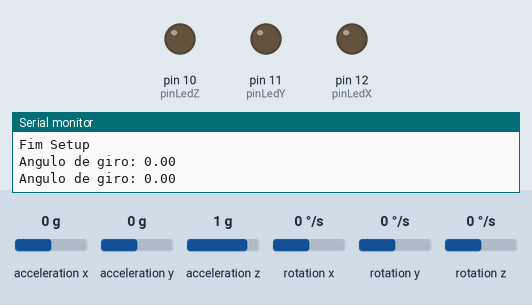
Simulated run of this sketch. Board: Arduino Uno, built with avr-gcc and run on an emulated ATmega328P. On the bench: output pins drawn as LEDs (lit = HIGH), the last lines printed to the serial monitor. The inputs (shaded band) are chosen by the test bench; at power-on: acceleration x 0 g, acceleration y 0 g, rotation z 0 °/s, acceleration z 1 g, rotation x 0 °/s, rotation y 0 °/s.

Above: at 4.7 s.
4.8 s: acceleration x set to -0.3 g
6.3 s: acceleration x set to -0.6 g
At 7.2 s:
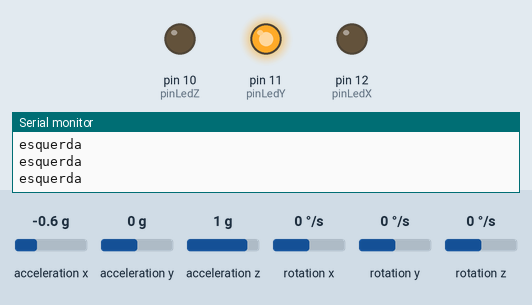
7.8 s: acceleration y set to -0.4 g
10.8 s: acceleration y set to -0.7 g
At 11.4 s:
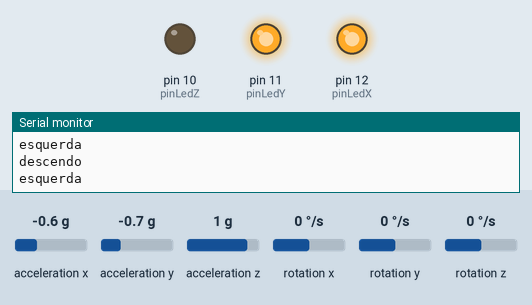
12.3 s: acceleration x set to 0 g
At 13.3 s:
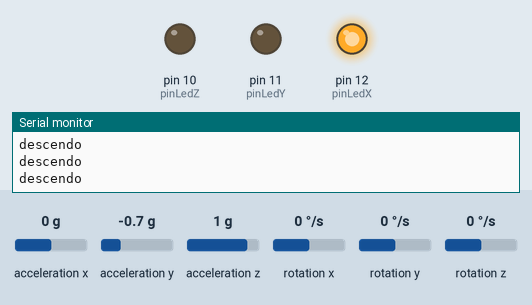
13.8 s: rotation z set to 15 °/s
16.8 s: rotation z set to 19 °/s
At 18.5 s:
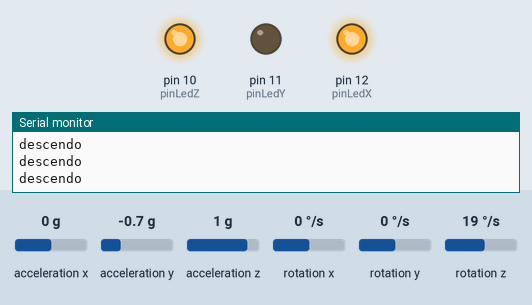
Timing chart, 0 to 19.5 s (numbered marks = the images above; inputs shaded):
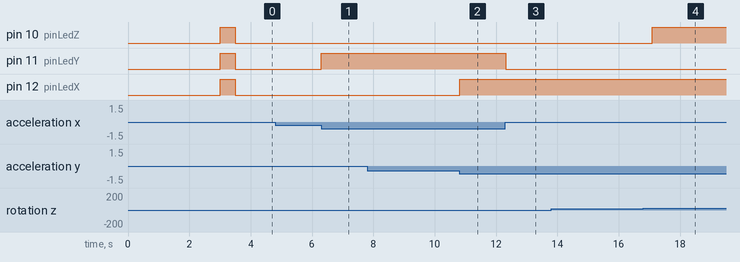

Measured:
- the behaviour switches between -0.4 and -0.5 g on acceleration x (found by bisection; images 0 and 1)
- the behaviour switches between -0.5 and -0.6 g on acceleration y (found by bisection; images 1 and 2)
- the behaviour switches between 16 and 17 °/s on rotation z (found by bisection; images 3 and 4)
- after the input at 6.3 s, pin 11 (pinLedY): LOW → HIGH at once
- after the input at 10.8 s, pin 12 (pinLedX): LOW → HIGH at once
- after the input at 12.3 s, pin 11 (pinLedY): HIGH → LOW at once

The sketch:

acelerometroLED.ino
```cpp
#include <MPU6050_tockn.h>
#include <Wire.h>

#define pinLedX 12
#define pinLedY 11
#define pinLedZ 10

#define MPU6050_ADDR         0x68
//#define MPU6050_ADDR         0x69

#define DEBUG
MPU6050 mpu6050(Wire);

float anguloX;
float anguloY;
float anguloZ;

unsigned long controleTempo;

void setup() {
  Serial.begin(9600);

  Wire.begin();
  mpu6050.begin();
  mpu6050.calcGyroOffsets(false);

  pinMode(pinLedX,OUTPUT);
  pinMode(pinLedY,OUTPUT);
  pinMode(pinLedZ,OUTPUT);

  digitalWrite(pinLedX,HIGH);
  digitalWrite(pinLedY,HIGH);
  digitalWrite(pinLedZ,HIGH);
  delay(500);
  digitalWrite(pinLedX,LOW);
  digitalWrite(pinLedY,LOW);
  digitalWrite(pinLedZ,LOW);


  #ifdef DEBUG
  Serial.println("Fim Setup");
  #endif

}

void loop() {
  mpu6050.update();

  anguloX = mpu6050.getAngleX();
  anguloY = mpu6050.getAngleY();
  anguloZ = mpu6050.getAngleZ();

  if (anguloX >= 25){
    Serial.println("subindo");
    digitalWrite(pinLedX,HIGH);
  } else if (anguloX <= -25){
    Serial.println("descendo");
    digitalWrite(pinLedX,HIGH);
  }else {
    digitalWrite(pinLedX,LOW);
  }

  if (anguloY >= 25){
    Serial.println("esquerda");
    digitalWrite(pinLedY,HIGH);
  } else if (anguloY <= -25){
    Serial.println("direita");
    digitalWrite(pinLedY,HIGH);
  }else {
    digitalWrite(pinLedY,LOW);
  }

  if (anguloZ >= 50 || anguloZ <= -70){
    digitalWrite(pinLedZ,HIGH);
  } else {
    digitalWrite(pinLedZ,LOW);
  }

  if( millis() - controleTempo > 1000){
    Serial.print("Angulo de giro: ");
    Serial.println(anguloZ);

    controleTempo = millis();
  }
}
```
